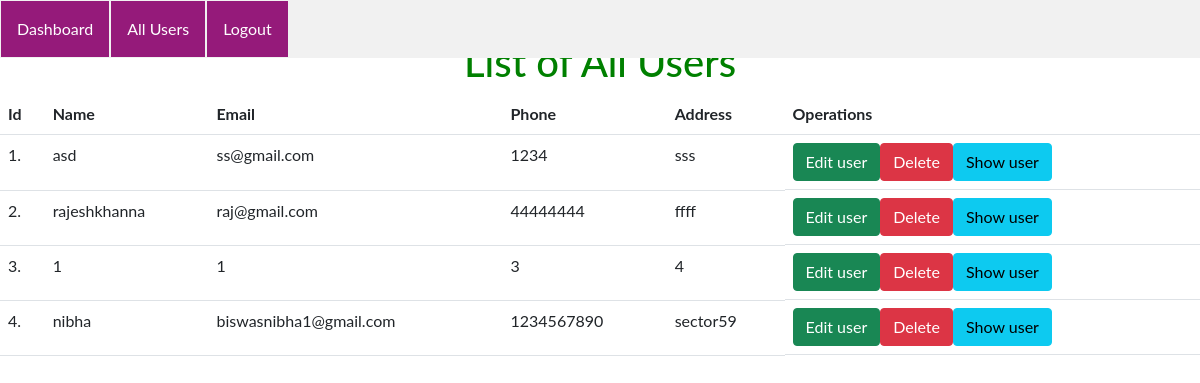
The page /allusers.php (signed in) on the database its author committed.
### tables this page shows
CREATE TABLE `registration` (
  `id` int(12) NOT NULL,
  `name` varchar(234) NOT NULL,
  `email` varchar(234) NOT NULL,
  `phone` varchar(234) NOT NULL,
  `address` varchar(234) NOT NULL,
  `password` varchar(256) NOT NULL,
  `user_role` varchar(256) NOT NULL DEFAULT 'user',
  `created_at` varchar(5) NOT NULL DEFAULT current_timestamp(),
  `updated_at` varchar(5) NOT NULL
);

### allusers.php (the view, shortened to what this page needs)
<?php
include'db_conn.php';
if (isset($_SESSION['email']) && isset($_SESSION['id'])) {
$sql="select * from registration where user_role!='admin'";
$result=mysqli_query($conn,$sql);
?>
<!DOCTYPE html>
	<html>
	<head>
		<link rel="stylesheet" type="text/css" href="css/bootstrap.min.css">
	</head>
	<body>
	<div class="sidebar">
 <table>
 	<tr>
 		<td>  <a class="active" href="index.php">Dashboard</a></td>
 		<td>  <a class="active" href="allusers.php">All Users</a></td>
 		<td>  <a class="active" href="logout.php">Logout</a></td>
 	</tr>
 </table>
</div>
<div class="para">
		<a href="index.php"><button class="btn btn-success">Go To Dashboard</button></a>
	<h1 style="color:green; text-align: center;">List of All Users</h1>
</div>
<div class="tbl">
<table class="table ">
	<tr>
		<th>Id</th>
		<th>Name</th>
		<th>Email</th>
		<th>Phone</th>
		<th>Address</th>
		<th>Operations</th>
	</tr>
<?php
 $number=1;
while($row = mysqli_fetch_assoc($result))
{
   ?>
<tr>
	<td><?php echo "$number." ?></td>
<td><?php echo $row['name']; ?></td>
<td><?php echo $row['email']; ?></td>
<td><?php echo $row['phone']; ?></td>
<td><?php echo $row['address']; ?></td>
<td style="display: flex"><a href="edit_user.php?id=<?php echo $row['id']; ?>"><button class="btn btn-success">Edit user</button></a>
<form action="delete_user.php" method="post">
<button type="submit" name="submit" value="Delete" class="btn btn-danger">Delete</button>
</form>
<a href="show_user.php?id=<?php echo $row['id']; ?>"><button class="btn btn-info">Show user</button></a>
</td>
</tr>
   <?php
 $number++;
}
?>
</table>
	</div>
</body>
	</html>
<?php
}
else
{
	header('location:login.php');
}
?>

### allusers.php (style rules this page uses)
body { margin: 0; font-family: "Lato", sans-serif; background-color: ; }
.tbl { margin-top: 0px; }
.sidebar { margin: 0; padding: 0; width: 100%; background-color: #f1f1f1; position: fixed; overflow: auto; }
.sidebar a { display: block; color: black; padding: 16px; text-decoration: none; }
.sidebar a.active { background-color: #951a7a; color: white; }
h1 { text-align: center; }

### rows shown on the page
registration: name "asd", email "ss@gmail.com", phone "1234", address "sss"
registration: name "rajeshkhanna", email "raj@gmail.com", phone "44444444", address "ffff"
registration: name "1", email "1", phone "3", address "4"
registration: name "nibha", email "biswasnibha1@gmail.com", phone "1234567890", address "sector59"
